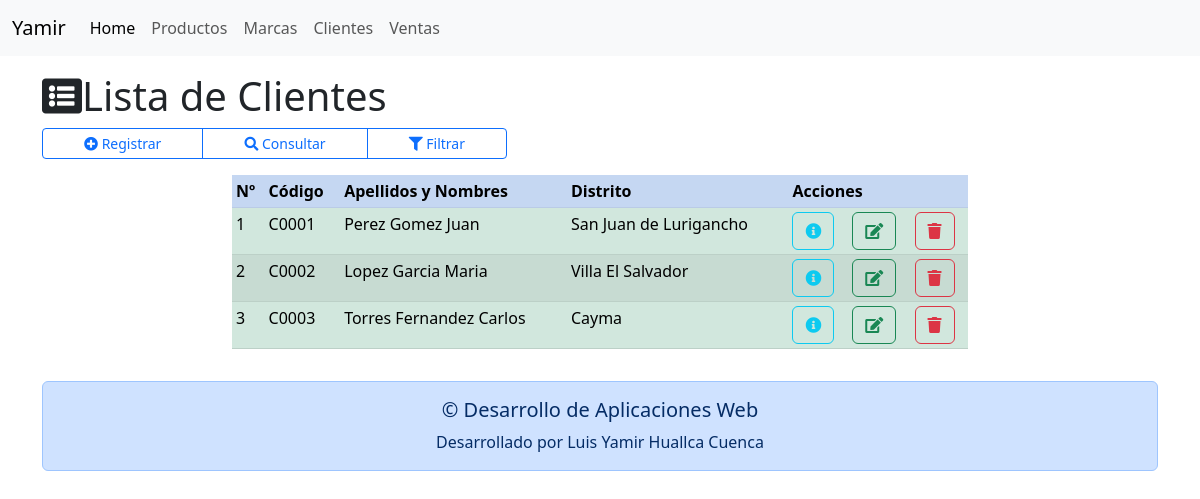
/paginas/vista/listar_clientes.php, run on the app's committed database.
### tables this page shows
create table tb_cliente (
	codigo_cliente char(5) not null primary key,
	nombre varchar(20) not null,
	ap_paterno varchar(20) not null,
	ap_materno varchar(20) not null,
	fecha_nacimiento date,
	direccion varchar(50),
	correo_electronico varchar(50),
	cliente_codigo_distrito char(5) not null,
    foreign key (cliente_codigo_distrito) references tb_distrito (codigo_distrito));

create table tb_distrito (
	codigo_distrito char(5) not null primary key,
	distrito varchar(50) not null,
	distrito_codigo_provincia char(5) not null,
    foreign key (distrito_codigo_provincia) references tb_provincia (codigo_provincia));

### paginas/modelo/crudcliente.php (called while the page is built, shortened)
<?php
class CRUDCliente extends Conexion
{
    public function ListarCliente()
    {
        $cn = $this->Conectar();
        $sql = "call sp_ListarCliente()";
        $snt = $cn->prepare($sql);
        $snt->execute();
        $arr_clie = $snt->fetchAll(PDO::FETCH_OBJ);
        return $arr_clie;
    }
}

### paginas/vista/listar_clientes.php (the view, shortened to what this page needs)
<!DOCTYPE html>
<html lang="es">
<?php
include("../includes/cabecera.php");
?>
<body>
    <?php
    include("../includes/menu.php");
    $crudcliente = new CRUDCliente();
    $rs_cli = $crudcliente->ListarCliente();
    ?>
    <div class="container mt-3">
        <header>
            <h1><i class="fas fa-list-alt"></i>Lista de Clientes</h1>
        </header>
        <nav>
            <div class="btn-group col-md-5" role="group">
                <a class="btn btn-outline-primary btn-sm" data-bs-toggle="modal" data-bs-target="#md_agregar">
                    <li class="fas fa-plus-circle"></li> Registrar
                </a>
                <a href="consultar_clientes.php" class="btn btn-outline-primary btn-sm">
                    <i class="fas fa-search"></i> Consultar
                </a>
                <a href="filtrar_cliente.php" class="btn btn-outline-primary btn-sm">
                    <i class="fas fa-filter"></i> Filtrar
                </a>
            </div>
        </nav>
        <section>
            <article>
                <div class="row justify-content-center mt-3">
                    <div class="col-md-8">
                        <table class="table table-hover table-sm table-success  table-striped">
                            <tr class="table-primary">
                                <th>Nº</th>
                                <th>Código</th>
                                <th>Apellidos y Nombres</th>
                                <th>Distrito</th>
                                <th colspan="3">Acciones</th>
                            </tr>
                            <?php
                            $i = 0;
                            foreach ($rs_cli as $cliente) {
                                $i++;
                            ?>
                                <tr class="reg_cliente">
                                    <td><?= $i ?></td>
                                    <td class="codcli"><?= $cliente->codigo_cliente ?></td>
                                    <td class="cli"><?= $cliente->nomcom ?></td>
                                    <td><?= $cliente->nomdis ?></td>
                                    <td>
                                        <a href="#" class="btn_mostrar btn btn-outline-info">
                                            <i class="fas fa-info-circle"></i>
                                        </a>
                                    </td>
                                    <td>
                                        <a href="#" class="btn_editar btn btn-outline-success">
                                            <i class="fas fa-edit"></i>
                                        </a>
                                    </td>
                                    <td>
                                        <a href="#" class="btn_borrar btn btn-outline-danger">
                                            <i class="fas fa-trash"></i>
                                        </a>
                                    </td>
                                </tr>
                            <?php
                            }
                            ?>
                        </table>
                    </div>
                </div>
            </article>
        </section>
        <?php
        include("../includes/pie.php");
        ?>
    </div>
</body>
</html>

### data on the page
tb_cliente: codigo_cliente "C0001", nomcom "Perez Gomez Juan", cliente_codigo_distrito.distrito "San Juan de Lurigancho"
tb_cliente: codigo_cliente "C0002", nomcom "Lopez Garcia Maria", cliente_codigo_distrito.distrito "Villa El Salvador"
tb_cliente: codigo_cliente "C0003", nomcom "Torres Fernandez Carlos", cliente_codigo_distrito.distrito "Cayma"
